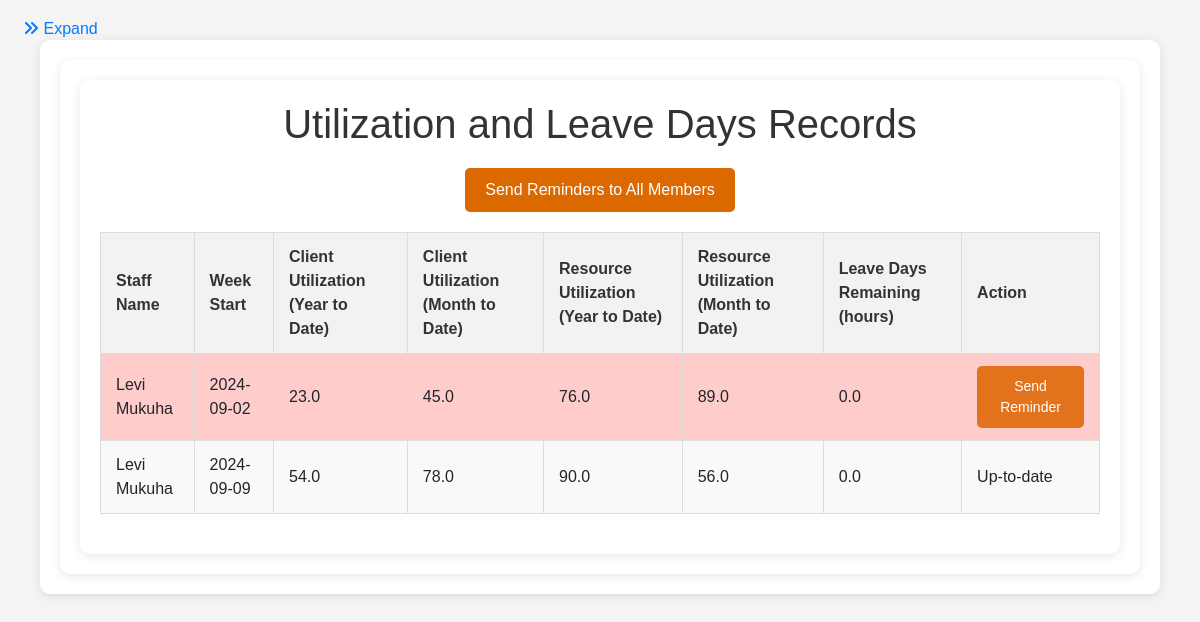
Page /view_utilization on the committed database.
### app.py (models this page shows, shortened)
class Utilization(db.Model):
    id = db.Column(db.Integer, primary_key=True)
    staff_id = db.Column(db.Integer, db.ForeignKey('staff.id'))
    week_start = db.Column(db.Date, nullable=False)  # Start of the week
    client_utilization_year_to_date = db.Column(db.Float, default=0.0)
    client_utilization_month_to_date = db.Column(db.Float, default=0.0)
    resource_utilization_year_to_date = db.Column(db.Float, default=0.0)
    resource_utilization_month_to_date = db.Column(db.Float, default=0.0)

class Staff(db.Model):
    id = db.Column(db.Integer, primary_key=True)
    name = db.Column(db.String(100), nullable=False)
    email = db.Column(db.String(120), unique=True, nullable=False)
    leave_days_remaining = db.Column(db.Float, default=0.0)  # Leave days remaining in hours
    is_team_leader = db.Column(Boolean, default=False)  # New field to indicate if the staff is a team leader
    receive_notifications = db.Column(Boolean, default=True)  # New field for notification preferences
    engagements = db.relationship('Engagement', backref='team_leader', lazy=True)
    proposals = db.relationship('Proposal', backref='team_leader', lazy=True)
    hours_logs = db.relationship('HoursLog', backref='staff_member', lazy=True)
    leave_records = db.relationship('LeaveRecord', backref='staff', lazy=True)
    utilizations = db.relationship('Utilization', backref='staff', lazy=True)

### app.py (the view)
@app.route('/view_utilization')
def view_utilization():
    current_week_start = date.today() - timedelta(days=date.today().weekday())
    utilizations = (db.session.query(Utilization)
                    .group_by(Utilization.staff_id)
                    .order_by(Utilization.staff_id, Utilization.week_start.desc())
                    .all())
    return render_template('view_utilization.html', utilizations=utilizations, current_week_start=current_week_start)

### templates/view_utilization.html (shortened to what this page needs)
{% extends "base.html" %}
{% block content %}
</head>
<body>
    <div class="container">
        <h1>Utilization and Leave Days Records</h1>
        <form action="{{ url_for('send_all_reminders') }}" method="POST" style="text-align: center; margin-bottom: 20px;">
            <button type="submit" style="background-color: #dc6900; color: white; padding: 10px 20px; border: none; border-radius: 5px; cursor: pointer;">
                Send Reminders to All Members
            </button>
          </form>
        <table>
            <thead>
                <tr>
                    <th>Staff Name</th>
                    <th>Week Start</th>
                    <th>Client Utilization (Year to Date)</th>
                    <th>Client Utilization (Month to Date)</th>
                    <th>Resource Utilization (Year to Date)</th>
                    <th>Resource Utilization (Month to Date)</th>
                    <th>Leave Days Remaining (hours)</th>
                    <th>Action</th>
                </tr>
            </thead>
            <tbody>
                {% for util in utilizations %}
                    <tr class="{% if util.week_start != current_week_start %}highlight-red{% endif %}">
                        <td>{{ util.staff.name }}</td>
                        <td>{{ util.week_start }}</td>
                        <td>{{ util.client_utilization_year_to_date }}</td>
                        <td>{{ util.client_utilization_month_to_date }}</td>
                        <td>{{ util.resource_utilization_year_to_date }}</td>
                        <td>{{ util.resource_utilization_month_to_date }}</td>
                        <td>{{ util.staff.leave_days_remaining }}</td>
                        <td>
                            {% if util.week_start != current_week_start %}
                                <form action="{{ url_for('send_reminder', member_id=util.staff_id) }}" method="POST">
                                    <button type="submit" class="reminder-button">Send Reminder</button>
                                </form>
                            {% else %}
                                <span>Up-to-date</span>
                            {% endif %}
                        </td>
                    </tr>
                {% endfor %}
            </tbody>
        </table>
    </div>
</body>
</html>
{% endblock %}

### templates/base.html (shortened to what this page needs)
<!DOCTYPE html>
<html lang="en">
<head>
    <link rel="stylesheet" href="https://cdnjs.cloudflare.com/ajax/libs/font-awesome/5.15.3/css/all.min.css">
    <link rel="stylesheet" href="https://maxcdn.bootstrapcdn.com/bootstrap/4.0.0/css/bootstrap.min.css">
</head>
<body>
    <div class="wrapper">
        <div class="content" id="main-content">
            <button class="btn btn-link" id="show-sidebar"><i class="fas fa-angle-double-right"></i> Expand</button>
            <div class="container">
                <main class="container">
                    {% block content %}{% endblock %}
</body>
</html>

### templates/base.html (style rules this page uses)
html, body { height: 100%; margin: 0; }
.wrapper { display: flex; min-height: 100vh; }
.content { flex: 1; padding: 20px; transition: margin-left 0.3s ease; }
#show-sidebar { position: fixed; top: 10px; left: 10px; z-index: 1001; }

### templates/view_utilization.html (style rules this page uses)
body { font-family: 'Arial', sans-serif; background-color: #f4f4f4; margin: 0; padding: 20px; }
.container { max-width: 1200px; margin: 0 auto; background-color: #fff; padding: 20px; border-radius: 10px; box-shadow: 0 2px 10px rgba(0, 0, 0, 0.1); }
h1 { color: #333; text-align: center; margin-bottom: 20px; }
table { width: 100%; border-collapse: collapse; margin-bottom: 20px; }
table, th, td { border: 1px solid #ddd; }
th, td { padding: 12px 15px; text-align: left; }
th { background-color: #f2f2f2; color: #333; }
tr:nth-child(even) { background-color: #f9f9f9; }
.highlight-red { background-color: #ffcccc; }
.reminder-button { padding: 10px 20px; background-color: #e3721c; color: white; border: none; border-radius: 5px; font-size: 14px; cursor: pointer; transition: background-color 0.3s ease; }

### rows in the picture
Utilization: staff.name "Levi Mukuha", week_start "2024-09-02", client_utilization_year_to_date "23.0", client_utilization_month_to_date "45.0", resource_utilization_year_to_date "76.0", resource_utilization_month_to_date "89.0", staff.leave_days_remaining "0.0"
Utilization: staff.name "Levi Mukuha", week_start "2024-09-09", client_utilization_year_to_date "54.0", client_utilization_month_to_date "78.0", resource_utilization_year_to_date "90.0", resource_utilization_month_to_date "56.0", staff.leave_days_remaining "0.0", shows "Up-to-date"
